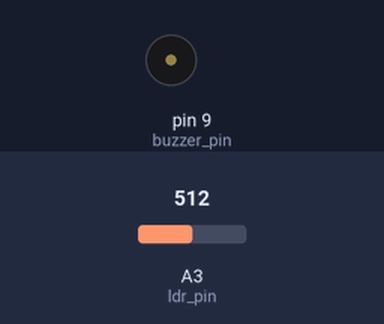
Simulated run of this sketch. Board: Arduino Uno, built with avr-gcc and run on an emulated ATmega328P. On the bench: buzzer (waves = sounding, pin HIGH). Inputs (shaded band) come from the test bench; at power-on: A3 (ldr_pin) = 512.

Above: at 1.7 s.
1.8 s: A3 (ldr_pin) set to 900
At 2.26 s:
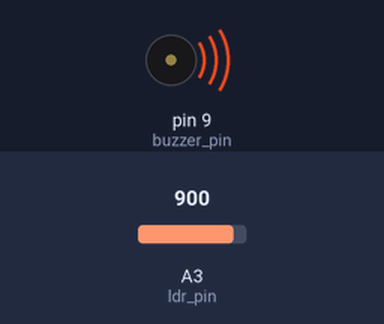
5.3 s: A3 (ldr_pin) set to 1023
At 5.4 s:
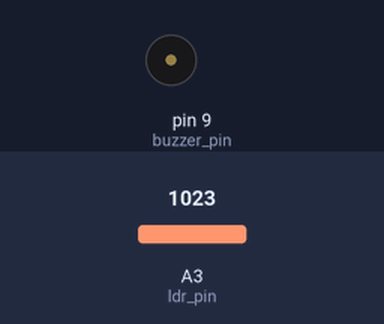
Timing chart, 0 to 14.8 s (numbered marks = the images above; inputs shaded):
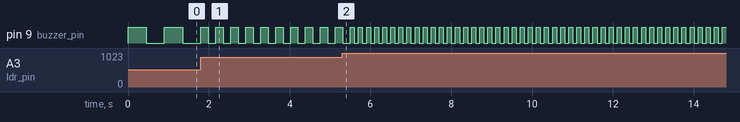

The sketch:

ldr_with_buzzer.ino
```cpp
// Code to define the pin at which ldr will be attached
const int ldr_pin = A3;

// Code to define a variable which will hold the value of the ldr
int ldr_value;

// Code to define the pin at which buzzer will be attached
const int buzzer_pin = 9;

/*
    Prototype of a User Defined Function to make
    the Buzzer Beep at a certain rate
*/
void buzzer_beep(int ldr_input);

void setup()
{
    /*
        Here even though we are using analogWrite() our buzzer will still be attached
        to a digital pin hence unlike analogRead() we need to define OUTPUT pinMOde.
    */
    pinMode(buzzer_pin, OUTPUT);
}
void loop()
{
    /*
        analogRead(pin) is the function to
        read a sensor attached to an Analog Pin
    */
    ldr_value = analogRead(ldr_pin);

    /*
        Function Call to the buzzer_beep()
        with ldr_value as a parameter.
    */
    buzzer_beep(ldr_value);

}

void buzzer_beep(int ldr_input)
{
    /*
        Our goal with this function is to make
        buzzer beep with a certain beep rate.

        We want the buzzer beep faster if there
        is more light on the LDR and beep slower
        if less light on the LDR.

        Buzzer Beeping is similar to LED blinking
        We turn it on, wait for a certain time delay
        and then turn it on.

        Here we use the map function to convert the
        LDR sensor value to a time delay. Here we
        want a higher delay for a lower value which
        will cause a slower beep rate and similarly
        a lower delay for a higher sensor value which
        will cause a higher beep rate.

        Therefore we map values from 0 - 1023 to 800 - 100
    */
    int time_delay = map(ldr_input, 0, 1023, 800, 100);

    /*
        Commands to make a Buzzer Beep blink
    */
    digitalWrite(buzzer_pin, HIGH);
    delay(time_delay);
    digitalWrite(buzzer_pin, LOW);
    delay(time_delay);
}
```

Measured:
- after the input at 1.8 s, pin 9 (buzzer_pin): alternates HIGH for 0.19 s and LOW for 0.19 s, starting after 0.19 s
- by itself, pin 9 (buzzer_pin): alternates HIGH for 0.45 s and LOW for 0.45 s
